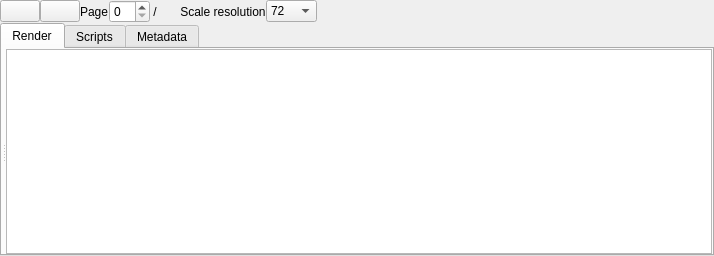
<?xml version="1.0" encoding="UTF-8"?>
<ui version="4.0">
 <class>pdfToolbar</class>
 <widget class="QWidget" name="pdfToolbar">
  <property name="geometry">
   <rect>
    <x>0</x>
    <y>0</y>
    <width>714</width>
    <height>256</height>
   </rect>
  </property>
  <property name="windowTitle">
   <string>Form</string>
  </property>
  <layout class="QVBoxLayout" name="verticalLayout_2">
   <property name="spacing">
    <number>0</number>
   </property>
   <property name="margin">
    <number>0</number>
   </property>
   <item>
    <layout class="QHBoxLayout" name="horizontalLayout">
     <item>
      <widget class="QPushButton" name="nextButton">
       <property name="text">
        <string/>
       </property>
       <property name="icon">
        <iconset resource="gui.qrc">
         <normaloff>:/top.png</normaloff>:/top.png</iconset>
       </property>
      </widget>
     </item>
     <item>
      <widget class="QPushButton" name="previousButton">
       <property name="text">
        <string/>
       </property>
       <property name="icon">
        <iconset resource="gui.qrc">
         <normaloff>:/down.png</normaloff>:/down.png</iconset>
       </property>
       <property name="autoDefault">
        <bool>false</bool>
       </property>
       <property name="default">
        <bool>false</bool>
       </property>
       <property name="flat">
        <bool>false</bool>
       </property>
      </widget>
     </item>
     <item>
      <widget class="QLabel" name="label">
       <property name="text">
        <string>Page</string>
       </property>
      </widget>
     </item>
     <item>
      <widget class="QSpinBox" name="selectPage"/>
     </item>
     <item>
      <widget class="QLabel" name="label_4">
       <property name="text">
        <string> / </string>
       </property>
      </widget>
     </item>
     <item>
      <widget class="QLabel" name="totalPages">
       <property name="text">
        <string/>
       </property>
      </widget>
     </item>
     <item>
      <widget class="QLabel" name="label_3">
       <property name="text">
        <string>    Scale resolution</string>
       </property>
      </widget>
     </item>
     <item>
      <widget class="QComboBox" name="scaleBox">
       <item>
        <property name="text">
         <string>72</string>
        </property>
       </item>
       <item>
        <property name="text">
         <string>96</string>
        </property>
       </item>
       <item>
        <property name="text">
         <string>120</string>
        </property>
       </item>
       <item>
        <property name="text">
         <string>300</string>
        </property>
       </item>
      </widget>
     </item>
     <item>
      <spacer name="horizontalSpacer">
       <property name="orientation">
        <enum>Qt::Horizontal</enum>
       </property>
       <property name="sizeHint" stdset="0">
        <size>
         <width>40</width>
         <height>20</height>
        </size>
       </property>
      </spacer>
     </item>
    </layout>
   </item>
   <item>
    <widget class="QStackedWidget" name="stack">
     <property name="currentIndex">
      <number>0</number>
     </property>
     <widget class="QWidget" name="render">
      <layout class="QHBoxLayout" name="horizontalLayout_5">
       <property name="spacing">
        <number>0</number>
       </property>
       <property name="margin">
        <number>0</number>
       </property>
       <item>
        <widget class="QTabWidget" name="tabWidget">
         <property name="currentIndex">
          <number>0</number>
         </property>
         <widget class="QWidget" name="tab_2">
          <attribute name="title">
           <string>Render</string>
          </attribute>
          <layout class="QHBoxLayout" name="horizontalLayout_3">
           <property name="spacing">
            <number>0</number>
           </property>
           <property name="margin">
            <number>0</number>
           </property>
           <item>
            <widget class="QSplitter" name="renderSplitter">
             <property name="orientation">
              <enum>Qt::Horizontal</enum>
             </property>
             <widget class="QWidget" name="verticalLayoutWidget">
              <layout class="QVBoxLayout" name="pdfscene"/>
             </widget>
             <widget class="QPlainTextEdit" name="annotationsEdit"/>
            </widget>
           </item>
          </layout>
         </widget>
         <widget class="QWidget" name="tab">
          <attribute name="title">
           <string>Scripts</string>
          </attribute>
          <layout class="QHBoxLayout" name="horizontalLayout_2">
           <property name="leftMargin">
            <number>0</number>
           </property>
           <property name="topMargin">
            <number>5</number>
           </property>
           <property name="rightMargin">
            <number>0</number>
           </property>
           <property name="bottomMargin">
            <number>0</number>
           </property>
           <item>
            <widget class="QTabWidget" name="scriptsTab">
             <property name="currentIndex">
              <number>-1</number>
             </property>
            </widget>
           </item>
          </layout>
         </widget>
         <widget class="QWidget" name="tab_3">
          <attribute name="title">
           <string>Metadata</string>
          </attribute>
          <layout class="QHBoxLayout" name="horizontalLayout_4">
           <property name="spacing">
            <number>0</number>
           </property>
           <property name="margin">
            <number>0</number>
           </property>
           <item>
            <widget class="QPlainTextEdit" name="metadataEdit"/>
           </item>
          </layout>
         </widget>
        </widget>
       </item>
      </layout>
     </widget>
     <widget class="QWidget" name="page_2">
      <layout class="QHBoxLayout" name="horizontalLayout_8" stretch="0,0,0">
       <item>
        <spacer name="horizontalSpacer_2">
         <property name="orientation">
          <enum>Qt::Horizontal</enum>
         </property>
         <property name="sizeHint" stdset="0">
          <size>
           <width>221</width>
           <height>20</height>
          </size>
         </property>
        </spacer>
       </item>
       <item>
        <widget class="QWidget" name="widget" native="true">
         <layout class="QVBoxLayout" name="verticalLayout_3" stretch="0,0,0,0,0,0,0,0">
          <item>
           <spacer name="verticalSpacer_2">
            <property name="orientation">
             <enum>Qt::Vertical</enum>
            </property>
            <property name="sizeHint" stdset="0">
             <size>
              <width>20</width>
              <height>40</height>
             </size>
            </property>
           </spacer>
          </item>
          <item>
           <widget class="QLabel" name="label_8">
            <property name="text">
             <string>Document is Password protected</string>
            </property>
           </widget>
          </item>
          <item>
           <widget class="QLabel" name="label_9">
            <property name="text">
             <string>Owner password</string>
            </property>
           </widget>
          </item>
          <item>
           <widget class="QLineEdit" name="owneredit"/>
          </item>
          <item>
           <widget class="QLabel" name="label_10">
            <property name="text">
             <string>User password (optional)</string>
            </property>
           </widget>
          </item>
          <item>
           <widget class="QLineEdit" name="useredit"/>
          </item>
          <item>
           <layout class="QHBoxLayout" name="horizontalLayout_7">
            <item>
             <spacer name="horizontalSpacer_4">
              <property name="orientation">
               <enum>Qt::Horizontal</enum>
              </property>
              <property name="sizeHint" stdset="0">
               <size>
                <width>40</width>
                <height>20</height>
               </size>
              </property>
             </spacer>
            </item>
            <item>
             <widget class="QPushButton" name="unlockButton">
              <property name="text">
               <string>Unlock</string>
              </property>
              <property name="icon">
               <iconset resource="gui.qrc">
                <normaloff>:/password.png</normaloff>:/password.png</iconset>
              </property>
             </widget>
            </item>
           </layout>
          </item>
          <item>
           <spacer name="verticalSpacer">
            <property name="orientation">
             <enum>Qt::Vertical</enum>
            </property>
            <property name="sizeHint" stdset="0">
             <size>
              <width>20</width>
              <height>40</height>
             </size>
            </property>
           </spacer>
          </item>
         </layout>
        </widget>
       </item>
       <item>
        <spacer name="horizontalSpacer_3">
         <property name="orientation">
          <enum>Qt::Horizontal</enum>
         </property>
         <property name="sizeHint" stdset="0">
          <size>
           <width>220</width>
           <height>20</height>
          </size>
         </property>
        </spacer>
       </item>
      </layout>
     </widget>
    </widget>
   </item>
  </layout>
 </widget>
 <resources>
  <include location="gui.qrc"/>
 </resources>
 <connections/>
</ui>
